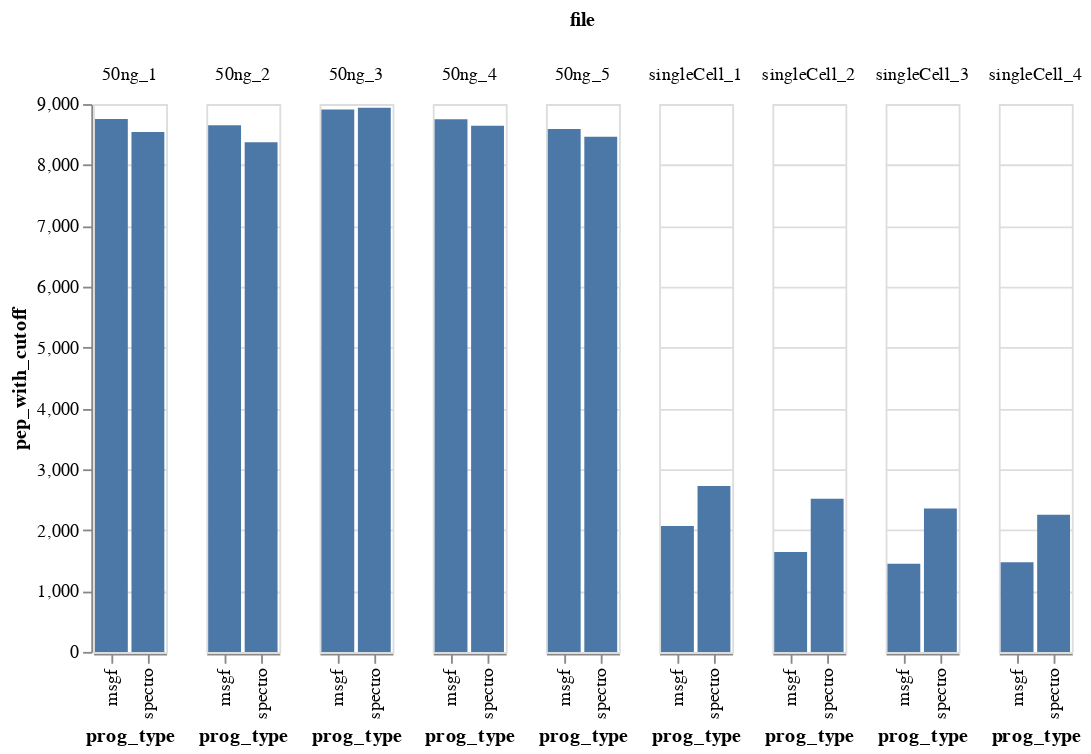

The notebook cell saved with this chart:
### Code cell
alt.Chart(source).mark_bar().encode(
    x='prog_type',
    y='pep_with_cutoff',
    column="file"
)

### Figure 1 — Vega-Lite specification as saved in the notebook (floating-point values rounded to 4 significant figures)
{"config": {"view": {"continuousWidth": 400, "continuousHeight": 300}}, "data": {"name": "data-79c3f293c303cc58ba9e8e0522bce234"}, "mark": "bar", "encoding": {"column": {"type": "nominal", "field": "file"}, "x": {"type": "nominal", "field": "prog_type"}, "y": {"type": "quantitative", "field": "pep_with_cutoff"}}, "$schema": "https://vega.github.io/schema/vega-lite/v4.8.1.json", "datasets": {"data-79c3f293c303cc58ba9e8e0522bce234": [{"file": "singleCell_1", "prog_type": "spectro", "pep_no_cutoff": 6230, "scan_no_cutoff": 5809, "pep_with_cutoff": 2727, "scan_with_cutoff": 3252}, {"file": "singleCell_1", "prog_type": "msgf", "pep_no_cutoff": 5540, "scan_no_cutoff": 5759, "pep_with_cutoff": 2068, "scan_with_cutoff": 2290}, {"file": "singleCell_2", "prog_type": "spectro", "pep_no_cutoff": 6174, "scan_no_cutoff": 5635, "pep_with_cutoff": 2515, "scan_with_cutoff": 2909}, {"file": "singleCell_2", "prog_type": "msgf", "pep_no_cutoff": 5391, "scan_no_cutoff": 5503, "pep_with_cutoff": 1641, "scan_with_cutoff": 1759}, {"file": "singleCell_3", "prog_type": "spectro", "pep_no_cutoff": 5837, "scan_no_cutoff": 5331, "pep_with_cutoff": 2354, "scan_with_cutoff": 2696}, {"file": "singleCell_3", "prog_type": "msgf", "pep_no_cutoff": 5343, "scan_no_cutoff": 5413, "pep_with_cutoff": 1446, "scan_with_cutoff": 1547}, {"file": "singleCell_4", "prog_type": "spectro", "pep_no_cutoff": 4694, "scan_no_cutoff": 4414, "pep_with_cutoff": 2254, "scan_with_cutoff": 2578}, {"file": "singleCell_4", "prog_type": "msgf", "pep_no_cutoff": 4827, "scan_no_cutoff": 5104, "pep_with_cutoff": 1472, "scan_with_cutoff": 1571}, {"file": "50ng_1", "prog_type": "spectro", "pep_no_cutoff": 24844, "scan_no_cutoff": 15186, "pep_with_cutoff": 8541, "scan_with_cutoff": 10713}, {"file": "50ng_1", "prog_type": "msgf", "pep_no_cutoff": 13102, "scan_no_cutoff": 13894, "pep_with_cutoff": 8755, "scan_with_cutoff": 9577}, {"file": "50ng_2", "prog_type": "spectro", "pep_no_cutoff": 24553, "scan_no_cutoff": 15096, "pep_with_cutoff": 8374, "scan_with_cutoff": 10554}, {"file": "50ng_2", "prog_type": "msgf", "pep_no_cutoff": 12947, "scan_no_cutoff": 13792, "pep_with_cutoff": 8653, "scan_with_cutoff": 9521}, {"file": "50ng_3", "prog_type": "spectro", "pep_no_cutoff": 24837, "scan_no_cutoff": 15067, "pep_with_cutoff": 8941, "scan_with_cutoff": 10861}, {"file": "50ng_3", "prog_type": "msgf", "pep_no_cutoff": 12847, "scan_no_cutoff": 13796, "pep_with_cutoff": 8911, "scan_with_cutoff": 9800}, {"file": "50ng_4", "prog_type": "spectro", "pep_no_cutoff": 24550, "scan_no_cutoff": 14937, "pep_with_cutoff": 8642, "scan_with_cutoff": 10619}, {"file": "50ng_4", "prog_type": "msgf", "pep_no_cutoff": 12848, "scan_no_cutoff": 13738, "pep_with_cutoff": 8752, "scan_with_cutoff": 9595}, {"file": "50ng_5", "prog_type": "spectro", "pep_no_cutoff": 24316, "scan_no_cutoff": 14761, "pep_with_cutoff": 8463, "scan_with_cutoff": 10438}, {"file": "50ng_5", "prog_type": "msgf", "pep_no_cutoff": 12627, "scan_no_cutoff": 13536, "pep_with_cutoff": 8591, "scan_with_cutoff": 9455}]}}
